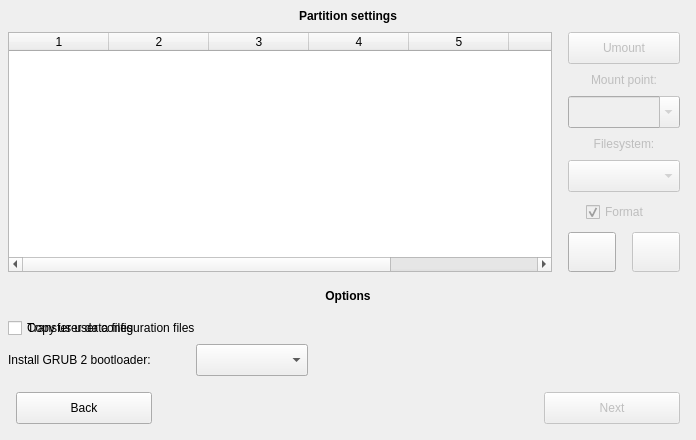
    <widget class="QWidget" name="copypanel" native="true">
     <property name="geometry">
      <rect>
       <x>1</x>
       <y>904</y>
       <width>696</width>
       <height>440</height>
      </rect>
     </property>
     <property name="autoFillBackground">
      <bool>true</bool>
     </property>
     <widget class="QLabel" name="partitionsettingstext">
      <property name="geometry">
       <rect>
        <x>0</x>
        <y>0</y>
        <width>696</width>
        <height>32</height>
       </rect>
      </property>
      <property name="font">
       <font>
        <weight>75</weight>
        <bold>true</bold>
       </font>
      </property>
      <property name="text">
       <string>Partition settings</string>
      </property>
      <property name="alignment">
       <set>Qt::AlignCenter</set>
      </property>
     </widget>
     <widget class="QPushButton" name="umount">
      <property name="enabled">
       <bool>false</bool>
      </property>
      <property name="geometry">
       <rect>
        <x>568</x>
        <y>32</y>
        <width>112</width>
        <height>32</height>
       </rect>
      </property>
      <property name="cursor">
       <cursorShape>PointingHandCursor</cursorShape>
      </property>
      <property name="focusPolicy">
       <enum>Qt::NoFocus</enum>
      </property>
      <property name="text">
       <string>Umount</string>
      </property>
      <property name="iconSize">
       <size>
        <width>13</width>
        <height>13</height>
       </size>
      </property>
     </widget>
     <widget class="QLabel" name="mountpointtext">
      <property name="enabled">
       <bool>false</bool>
      </property>
      <property name="geometry">
       <rect>
        <x>552</x>
        <y>64</y>
        <width>144</width>
        <height>32</height>
       </rect>
      </property>
      <property name="text">
       <string>Mount point:</string>
      </property>
      <property name="alignment">
       <set>Qt::AlignCenter</set>
      </property>
     </widget>
     <widget class="QComboBox" name="mountpoint">
      <property name="enabled">
       <bool>false</bool>
      </property>
      <property name="geometry">
       <rect>
        <x>568</x>
        <y>96</y>
        <width>112</width>
        <height>32</height>
       </rect>
      </property>
      <property name="cursor">
       <cursorShape>PointingHandCursor</cursorShape>
      </property>
      <property name="focusPolicy">
       <enum>Qt::ClickFocus</enum>
      </property>
      <property name="editable">
       <bool>true</bool>
      </property>
     </widget>
     <widget class="QLabel" name="filesystemtext">
      <property name="enabled">
       <bool>false</bool>
      </property>
      <property name="geometry">
       <rect>
        <x>552</x>
        <y>128</y>
        <width>144</width>
        <height>32</height>
       </rect>
      </property>
      <property name="text">
       <string>Filesystem:</string>
      </property>
      <property name="alignment">
       <set>Qt::AlignCenter</set>
      </property>
     </widget>
     <widget class="QComboBox" name="filesystem">
      <property name="enabled">
       <bool>false</bool>
      </property>
      <property name="geometry">
       <rect>
        <x>568</x>
        <y>160</y>
        <width>112</width>
        <height>32</height>
       </rect>
      </property>
      <property name="cursor">
       <cursorShape>PointingHandCursor</cursorShape>
      </property>
      <property name="focusPolicy">
       <enum>Qt::NoFocus</enum>
      </property>
     </widget>
     <widget class="QCheckBox" name="format">
      <property name="enabled">
       <bool>false</bool>
      </property>
      <property name="geometry">
       <rect>
        <x>586</x>
        <y>202</y>
        <width>81</width>
        <height>20</height>
       </rect>
      </property>
      <property name="cursor">
       <cursorShape>PointingHandCursor</cursorShape>
      </property>
      <property name="focusPolicy">
       <enum>Qt::NoFocus</enum>
      </property>
      <property name="text">
       <string>Format</string>
      </property>
      <property name="checked">
       <bool>true</bool>
      </property>
     </widget>
     <widget class="QPushButton" name="partitionupdate">
      <property name="geometry">
       <rect>
        <x>568</x>
        <y>232</y>
        <width>48</width>
        <height>40</height>
       </rect>
      </property>
      <property name="cursor">
       <cursorShape>PointingHandCursor</cursorShape>
      </property>
      <property name="focusPolicy">
       <enum>Qt::NoFocus</enum>
      </property>
      <property name="toolTip">
       <string>Reset partitions settings</string>
      </property>
      <property name="text">
       <string/>
      </property>
      <property name="icon">
       <iconset resource="resedit.qrc">
        <normaloff>:/pictures/update.png</normaloff>:/pictures/update.png</iconset>
      </property>
      <property name="iconSize">
       <size>
        <width>23</width>
        <height>23</height>
       </size>
      </property>
     </widget>
     <widget class="QPushButton" name="changepartition">
      <property name="enabled">
       <bool>false</bool>
      </property>
      <property name="geometry">
       <rect>
        <x>632</x>
        <y>232</y>
        <width>48</width>
        <height>40</height>
       </rect>
      </property>
      <property name="cursor">
       <cursorShape>PointingHandCursor</cursorShape>
      </property>
      <property name="focusPolicy">
       <enum>Qt::NoFocus</enum>
      </property>
      <property name="toolTip">
       <string>Change partition settings</string>
      </property>
      <property name="text">
       <string/>
      </property>
      <property name="icon">
       <iconset resource="resedit.qrc">
        <normaloff>:/pictures/leftgreenarrow.png</normaloff>:/pictures/leftgreenarrow.png</iconset>
      </property>
      <property name="iconSize">
       <size>
        <width>24</width>
        <height>22</height>
       </size>
      </property>
     </widget>
     <widget class="QLabel" name="partitionoptionstext">
      <property name="geometry">
       <rect>
        <x>0</x>
        <y>280</y>
        <width>696</width>
        <height>32</height>
       </rect>
      </property>
      <property name="font">
       <font>
        <weight>75</weight>
        <bold>true</bold>
       </font>
      </property>
      <property name="text">
       <string>Options</string>
      </property>
      <property name="alignment">
       <set>Qt::AlignCenter</set>
      </property>
     </widget>
     <widget class="chckbxevent" name="usersettingscopy">
      <property name="geometry">
       <rect>
        <x>8</x>
        <y>318</y>
        <width>246</width>
        <height>20</height>
       </rect>
      </property>
      <property name="cursor">
       <cursorShape>PointingHandCursor</cursorShape>
      </property>
      <property name="focusPolicy">
       <enum>Qt::NoFocus</enum>
      </property>
      <property name="text">
       <string>Transfer user configuration files</string>
      </property>
      <property name="tristate">
       <bool>true</bool>
      </property>
     </widget>
     <widget class="QCheckBox" name="userdatafilescopy">
      <property name="geometry">
       <rect>
        <x>8</x>
        <y>318</y>
        <width>162</width>
        <height>20</height>
       </rect>
      </property>
      <property name="cursor">
       <cursorShape>PointingHandCursor</cursorShape>
      </property>
      <property name="focusPolicy">
       <enum>Qt::NoFocus</enum>
      </property>
      <property name="text">
       <string>Copy user data files</string>
      </property>
     </widget>
     <widget class="QComboBox" name="grubinstallcopy">
      <property name="geometry">
       <rect>
        <x>196</x>
        <y>344</y>
        <width>112</width>
        <height>32</height>
       </rect>
      </property>
      <property name="minimumSize">
       <size>
        <width>112</width>
        <height>32</height>
       </size>
      </property>
      <property name="cursor">
       <cursorShape>PointingHandCursor</cursorShape>
      </property>
      <property name="focusPolicy">
       <enum>Qt::NoFocus</enum>
      </property>
      <property name="sizeAdjustPolicy">
       <enum>QComboBox::AdjustToContents</enum>
      </property>
     </widget>
     <widget class="QLabel" name="grubinstalltext">
      <property name="geometry">
       <rect>
        <x>8</x>
        <y>344</y>
        <width>183</width>
        <height>32</height>
       </rect>
      </property>
      <property name="text">
       <string>Install GRUB 2 bootloader:</string>
      </property>
     </widget>
     <widget class="QPushButton" name="copyback">
      <property name="geometry">
       <rect>
        <x>16</x>
        <y>392</y>
        <width>136</width>
        <height>32</height>
       </rect>
      </property>
      <property name="cursor">
       <cursorShape>PointingHandCursor</cursorShape>
      </property>
      <property name="text">
       <string>Back</string>
      </property>
      <property name="icon">
       <iconset resource="resedit.qrc">
        <normaloff>:/pictures/back.png</normaloff>:/pictures/back.png</iconset>
      </property>
      <property name="iconSize">
       <size>
        <width>13</width>
        <height>13</height>
       </size>
      </property>
     </widget>
     <widget class="QPushButton" name="copynext">
      <property name="enabled">
       <bool>false</bool>
      </property>
      <property name="geometry">
       <rect>
        <x>544</x>
        <y>392</y>
        <width>136</width>
        <height>32</height>
       </rect>
      </property>
      <property name="cursor">
       <cursorShape>PointingHandCursor</cursorShape>
      </property>
      <property name="focusPolicy">
       <enum>Qt::NoFocus</enum>
      </property>
      <property name="text">
       <string>Next</string>
      </property>
      <property name="icon">
       <iconset resource="resedit.qrc">
        <normaloff>:/pictures/next.png</normaloff>:/pictures/next.png</iconset>
      </property>
      <property name="iconSize">
       <size>
        <width>13</width>
        <height>13</height>
       </size>
      </property>
     </widget>
     <widget class="QComboBox" name="grubinstallcopydisable">
      <property name="enabled">
       <bool>false</bool>
      </property>
      <property name="geometry">
       <rect>
        <x>196</x>
        <y>344</y>
        <width>112</width>
        <height>32</height>
       </rect>
      </property>
      <property name="minimumSize">
       <size>
        <width>112</width>
        <height>32</height>
       </size>
      </property>
      <property name="cursor">
       <cursorShape>PointingHandCursor</cursorShape>
      </property>
      <property name="focusPolicy">
       <enum>Qt::NoFocus</enum>
      </property>
      <property name="sizeAdjustPolicy">
       <enum>QComboBox::AdjustToContents</enum>
      </property>
     </widget>
     <widget class="QTableWidget" name="partitionsettings">
      <property name="geometry">
       <rect>
        <x>8</x>
        <y>32</y>
        <width>544</width>
        <height>240</height>
       </rect>
      </property>
      <property name="focusPolicy">
       <enum>Qt::ClickFocus</enum>
      </property>
      <property name="editTriggers">
       <set>QAbstractItemView::NoEditTriggers</set>
      </property>
      <property name="tabKeyNavigation">
       <bool>false</bool>
      </property>
      <property name="showDropIndicator" stdset="0">
       <bool>false</bool>
      </property>
      <property name="dragDropOverwriteMode">
       <bool>false</bool>
      </property>
      <property name="selectionMode">
       <enum>QAbstractItemView::SingleSelection</enum>
      </property>
      <property name="selectionBehavior">
       <enum>QAbstractItemView::SelectRows</enum>
      </property>
      <property name="showGrid">
       <bool>false</bool>
      </property>
      <property name="wordWrap">
       <bool>false</bool>
      </property>
      <property name="cornerButtonEnabled">
       <bool>false</bool>
      </property>
      <property name="columnCount">
       <number>7</number>
      </property>
      <attribute name="horizontalHeaderHighlightSections">
       <bool>false</bool>
      </attribute>
      <attribute name="horizontalHeaderMinimumSectionSize">
       <number>10</number>
      </attribute>
      <attribute name="horizontalHeaderStretchLastSection">
       <bool>true</bool>
      </attribute>
      <attribute name="verticalHeaderVisible">
       <bool>false</bool>
      </attribute>
      <attribute name="verticalHeaderDefaultSectionSize">
       <number>20</number>
      </attribute>
      <attribute name="verticalHeaderHighlightSections">
       <bool>false</bool>
      </attribute>
      <attribute name="verticalHeaderMinimumSectionSize">
       <number>20</number>
      </attribute>
      <column/>
      <column/>
      <column/>
      <column/>
      <column/>
      <column/>
      <column/>
     </widget>
     <widget class="lblevent" name="copyresize">
      <property name="geometry">
       <rect>
        <x>686</x>
        <y>430</y>
        <width>10</width>
        <height>10</height>
       </rect>
      </property>
      <property name="cursor">
       <cursorShape>PointingHandCursor</cursorShape>
      </property>
      <property name="pixmap">
       <pixmap resource="resedit.qrc">:/pictures/resize.png</pixmap>
      </property>
      <property name="scaledContents">
       <bool>true</bool>
      </property>
      <property name="alignment">
       <set>Qt::AlignCenter</set>
      </property>
     </widget>
     <widget class="QWidget" name="copycover" native="true">
      <property name="geometry">
       <rect>
        <x>5</x>
        <y>5</y>
        <width>686</width>
        <height>430</height>
       </rect>
      </property>
     </widget>
     <zorder>grubinstallcopydisable</zorder>
     <zorder>partitionsettingstext</zorder>
     <zorder>umount</zorder>
     <zorder>mountpointtext</zorder>
     <zorder>mountpoint</zorder>
     <zorder>filesystemtext</zorder>
     <zorder>filesystem</zorder>
     <zorder>format</zorder>
     <zorder>partitionupdate</zorder>
     <zorder>changepartition</zorder>
     <zorder>partitionoptionstext</zorder>
     <zorder>usersettingscopy</zorder>
     <zorder>userdatafilescopy</zorder>
     <zorder>grubinstallcopy</zorder>
     <zorder>grubinstalltext</zorder>
     <zorder>copyback</zorder>
     <zorder>copynext</zorder>
     <zorder>partitionsettings</zorder>
     <zorder>copyresize</zorder>
     <zorder>copycover</zorder>
    </widget>
